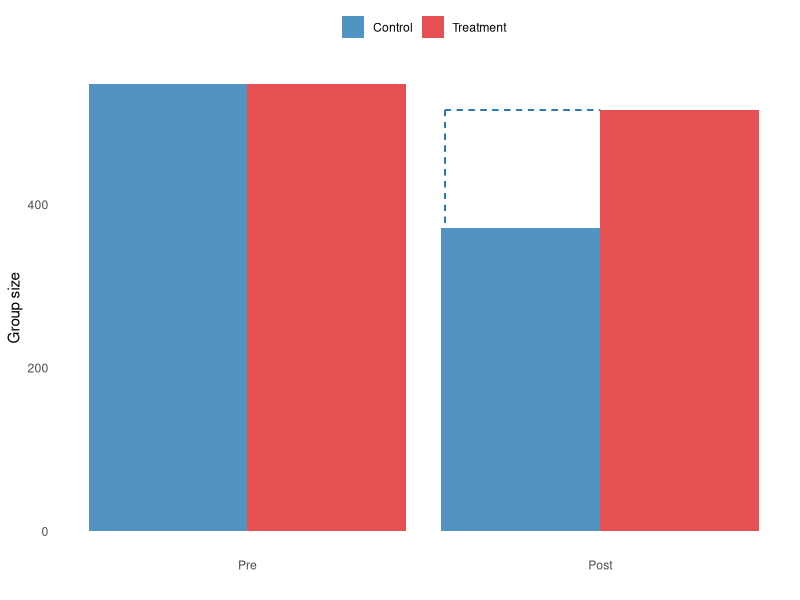
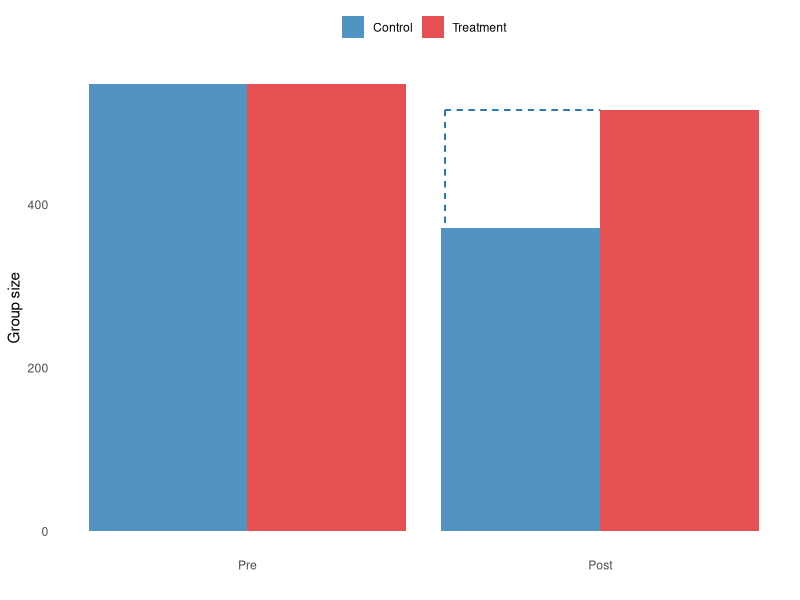

Source code (R) for these figures, in order:
# R script to "Why you should not trust the Facebook experiment"
# Link: http://erikgahner.dk/2018/why-you-should-not-trust-the-facebook-experiment/

library("ggplot2")

respondents <- 1095

df_fb <- data.frame(
  time = c(0, 0, 1, 1),
  tr = c("Treatment", "Control", "Treatment", "Control"),
  res = c(rep(respondents/2,2), 516, 372)
)

ggplot(df_fb, aes(x=time, y=res, group=tr, fill = tr)) +
  geom_bar(position="dodge", stat="identity", alpha=.8) +
  scale_y_continuous("Group size") +
  scale_x_continuous("", breaks=0:1, labels=
                       c("Pre", "Post")) +
  scale_fill_manual(values=c("#2679B2", "#E02527")) +
  theme_minimal() +
  theme(panel.grid.major = element_blank(), panel.grid.minor = element_blank()) +
  theme(legend.title=element_blank(), legend.position = "top") + 
  geom_segment(aes(x = 0.56, y = 516, xend = 0.56, yend = 372), linetype="dashed", colour="#2679B2") +
  geom_segment(aes(x = 0.56, y = 516, xend = 1, yend = 516), linetype="dashed", colour="#2679B2") 

ggsave("attrition.png", height=4, width=4)